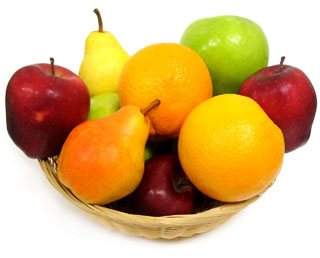
#> input picture Lesson2/Fruit.jpg, 320 x 258 px
$ python gaussian.py   (older library calls are emulated)
#> lines starting #> are read from the running program, lines starting #| are printed output that depends on the picture
import cv2
import numpy as np
from matplotlib import pyplot as plt

mu,sigma = 0,1
arr = np.random.normal(mu,sigma,10000)
f,(hist1,hist2,curve) = plt.subplots(3)
count, bins, ignored = hist1.hist(arr,50,normed=True)
curve.plot(bins,1/(sigma * np.sqrt(2*np.pi)) * np.exp((-(bins-mu)**2/2*sigma**2)),color='r')
#task : try sigma*2
arr = np.multiply(arr,10)

#Notice that in plot curve is getting more straight lineish because gap between points have increased
#while the number of points are still the same
#standard deviation is now 10*sigma

count, bins, ignored = hist2.hist(arr,50,normed=True)

curve.plot(bins,1/(sigma * np.sqrt(2*np.pi)) * np.exp((-(bins-mu)**2/2*sigma**2)),color='b')
f.subplots_adjust(hspace=0)
plt.show()
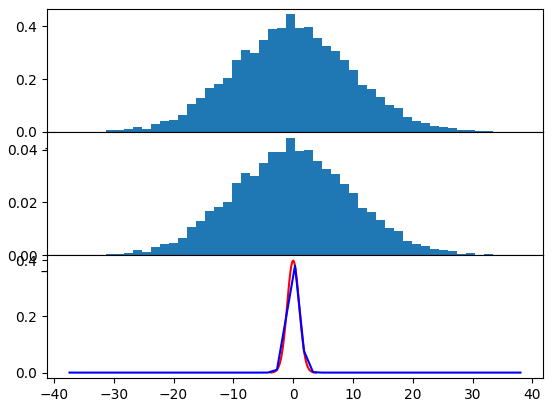
#> figure drawn by matplotlib, 3 panels; panel 1: tallest bar 0.446 high, from x = -0.12 to 0.0308; panel 2: tallest bar 0.0446 high, from x = -1.2 to 0.308; panel 3: curve peaks at x = 0.0308, y = 0.399; panel 3: curve peaks at x = 0.308, y = 0.38

cv2.waitKey(0)
cv2.destroyAllWindows()

img = cv2.imread('Fruit.jpg',0)
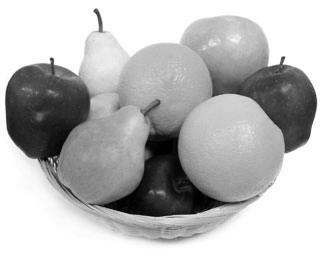
#> img: shape (258, 320); min 0, max 255, mean 183
cv2.imshow('Without Noise',img)

cv2.waitKey(0)
cv2.destroyAllWindows()

# print img.shape[:2][0]

noise = np.random.normal(size=img.shape[:2]) * 50
img += noise.astype('uint8')
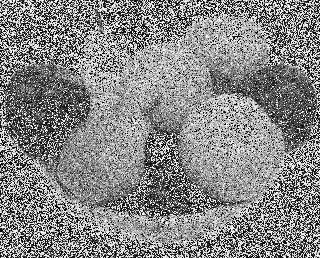
#> img: shape (258, 320); min 0, max 255, mean 134.3
cv2.imshow('Noise',noise)
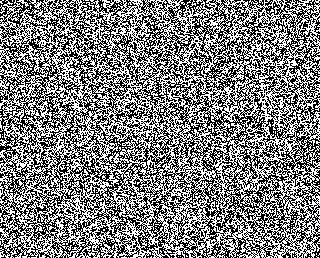
#> window 'Noise': shape (258, 320); min 0, max 255, mean 127
# cv2.imshow('After Noise',img)

cv2.waitKey(0)
cv2.destroyAllWindows()

#We can think noise seperately
#   Now in Noise mean is the gray value i.e zero
#   -infinite is black
#   +infinite is white
#   Now with noise having lower standard deviation
#   gray value doest not differ much , not much
#   sparkles

#Now if int8 then we can have -128 as min(black) and +127 as max
#so we need to take care about sigma now
#if float image of 0.0 to 1.0 or 0.0 to 255.0 then 0.5/127.5 would be gray and we nead to
#   redefine mean of gaussian
#
#But the concept remains same that if we increase the mu
#we increase the whiteness in picture
